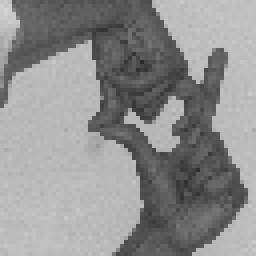
#> input picture Resized/10/IMG_5322.png, 64 x 64 px (shown 4 times larger)
$ python -i preprocess.py   (imports and definitions only)
#> lines starting #> are read from the running program, lines starting #| are printed output that depends on the picture; after the words box and inside, x2 and y2 are one past the last pixel; in counts of white or black regions, pixels touching at a corner belong together
from pathlib import Path
import cv2
import numpy as np

SIZE = 128

def read_image(path):
    """Decode Unicode paths on Windows as well as POSIX."""
    image = cv2.imdecode(np.fromfile(Path(path), dtype=np.uint8), cv2.IMREAD_COLOR)
    if image is None:
        raise ValueError(f"Cannot decode image: {path}")
    return image

def otsu(image):
    if image is None or image.size == 0:
        raise ValueError("Empty image")
    gray = cv2.cvtColor(image, cv2.COLOR_BGR2GRAY) if image.ndim == 3 else image
    if gray.dtype != np.uint8:
        raise ValueError("Expected uint8 pixels")
    return cv2.threshold(gray, 0, 255, cv2.THRESH_BINARY | cv2.THRESH_OTSU)[1]

def preprocess(image):
    """Resize, Otsu binarize, normalize; same contract in training and inference."""
    image = cv2.resize(image, (SIZE, SIZE), interpolation=cv2.INTER_NEAREST)
    return (otsu(image).astype(np.float32) / 255.0)[..., None]

>>> import cv2
>>> picture = cv2.imread('../../Resized/10/IMG_5322.png')
#> picture is the input picture: shape (64, 64, 3); min 41, max 212, mean 143.1
>>> result = preprocess(picture)
#> in otsu, `return cv2.threshold(gray, 0, 255, cv2.THRESH_BINARY | cv2.THRESH_OTSU..`:
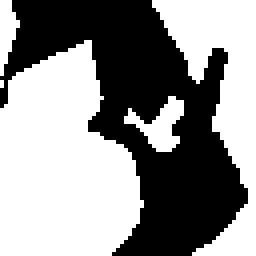
#> returned value: shape (128, 128) (shown 2 times larger); 56.3% white; 1 black region, box (x1, y1, x2, y2) and area: (0, 0, 124, 128) 7156
